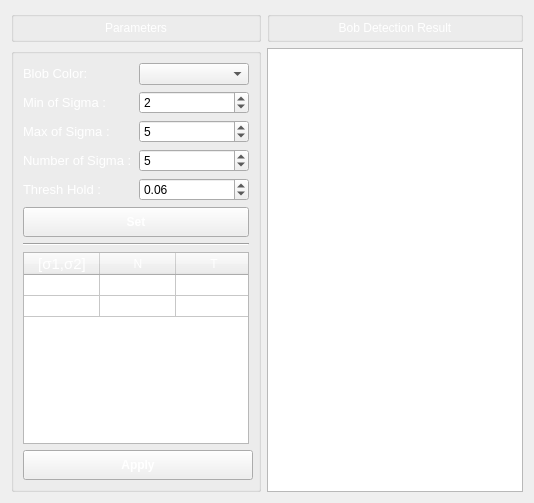
         <widget class="QWidget" name="tabBlobDetection">
          <attribute name="title">
           <string>Blob Detecting</string>
          </attribute>
          <layout class="QGridLayout" name="gridLayout_4">
           <item row="0" column="0">
            <widget class="QGroupBox" name="gboxBrain_5">
             <property name="minimumSize">
              <size>
               <width>250</width>
               <height>0</height>
              </size>
             </property>
             <property name="maximumSize">
              <size>
               <width>250</width>
               <height>16777215</height>
              </size>
             </property>
             <property name="title">
              <string/>
             </property>
             <layout class="QHBoxLayout" name="horizontalLayout_10">
              <property name="topMargin">
               <number>0</number>
              </property>
              <property name="bottomMargin">
               <number>0</number>
              </property>
              <item>
               <widget class="QLabel" name="lblBobleDetectionTitle">
                <property name="text">
                 <string>&lt;html&gt;&lt;head/&gt;&lt;body&gt;&lt;p align=&quot;center&quot;&gt;&lt;span style=&quot; color:#ffffff;&quot;&gt;Parameters&lt;/span&gt;&lt;/p&gt;&lt;/body&gt;&lt;/html&gt;</string>
                </property>
               </widget>
              </item>
             </layout>
            </widget>
           </item>
           <item row="0" column="1">
            <widget class="QGroupBox" name="gboxBrain_6">
             <property name="title">
              <string/>
             </property>
             <layout class="QHBoxLayout" name="horizontalLayout_11">
              <property name="topMargin">
               <number>0</number>
              </property>
              <property name="bottomMargin">
               <number>0</number>
              </property>
              <item>
               <widget class="QLabel" name="lblBlobDetection">
                <property name="text">
                 <string>&lt;html&gt;&lt;head/&gt;&lt;body&gt;&lt;p align=&quot;center&quot;&gt;&lt;span style=&quot; color:#ffffff;&quot;&gt;Bob Detection Result&lt;/span&gt;&lt;/p&gt;&lt;/body&gt;&lt;/html&gt;</string>
                </property>
               </widget>
              </item>
             </layout>
            </widget>
           </item>
           <item row="1" column="0">
            <widget class="QGroupBox" name="groupBox_3">
             <property name="minimumSize">
              <size>
               <width>250</width>
               <height>0</height>
              </size>
             </property>
             <property name="maximumSize">
              <size>
               <width>250</width>
               <height>16777215</height>
              </size>
             </property>
             <property name="title">
              <string/>
             </property>
             <property name="alignment">
              <set>Qt::AlignLeading|Qt::AlignLeft|Qt::AlignTop</set>
             </property>
             <layout class="QGridLayout" name="gridLayout_6">
              <item row="0" column="0">
               <widget class="QLabel" name="label_25">
                <property name="text">
                 <string>&lt;html&gt;&lt;head/&gt;&lt;body&gt;&lt;p&gt;&lt;span style=&quot; font-size:10pt; color:#ffffff;&quot;&gt;Blob Color:&lt;/span&gt;&lt;/p&gt;&lt;/body&gt;&lt;/html&gt;</string>
                </property>
               </widget>
              </item>
              <item row="0" column="1">
               <widget class="QComboBox" name="cmbBlobColor"/>
              </item>
              <item row="1" column="0">
               <widget class="QLabel" name="label_11">
                <property name="text">
                 <string>&lt;html&gt;&lt;head/&gt;&lt;body&gt;&lt;p&gt;&lt;span style=&quot; font-size:10pt; color:#ffffff;&quot;&gt;Min of Sigma :&lt;/span&gt;&lt;/p&gt;&lt;/body&gt;&lt;/html&gt;</string>
                </property>
               </widget>
              </item>
              <item row="1" column="1">
               <widget class="QSpinBox" name="txtMinSigma">
                <property name="value">
                 <number>2</number>
                </property>
               </widget>
              </item>
              <item row="2" column="0">
               <widget class="QLabel" name="label_12">
                <property name="text">
                 <string>&lt;html&gt;&lt;head/&gt;&lt;body&gt;&lt;p&gt;&lt;span style=&quot; font-size:10pt; color:#ffffff;&quot;&gt;Max of Sigma :&lt;/span&gt;&lt;/p&gt;&lt;/body&gt;&lt;/html&gt;</string>
                </property>
               </widget>
              </item>
              <item row="2" column="1">
               <widget class="QSpinBox" name="txtMaxSigma">
                <property name="maximum">
                 <number>99</number>
                </property>
                <property name="value">
                 <number>5</number>
                </property>
               </widget>
              </item>
              <item row="3" column="0">
               <widget class="QLabel" name="label_13">
                <property name="text">
                 <string>&lt;html&gt;&lt;head/&gt;&lt;body&gt;&lt;p&gt;&lt;span style=&quot; font-size:10pt; color:#ffffff;&quot;&gt;Number of Sigma :&lt;/span&gt;&lt;/p&gt;&lt;/body&gt;&lt;/html&gt;</string>
                </property>
               </widget>
              </item>
              <item row="3" column="1">
               <widget class="QSpinBox" name="txtNSigma">
                <property name="value">
                 <number>5</number>
                </property>
               </widget>
              </item>
              <item row="4" column="0">
               <widget class="QLabel" name="label_14">
                <property name="text">
                 <string>&lt;html&gt;&lt;head/&gt;&lt;body&gt;&lt;p&gt;&lt;span style=&quot; font-size:10pt; color:#ffffff;&quot;&gt;Thresh Hold :&lt;/span&gt;&lt;/p&gt;&lt;/body&gt;&lt;/html&gt;</string>
                </property>
               </widget>
              </item>
              <item row="4" column="1">
               <widget class="QDoubleSpinBox" name="txtThreshHold">
                <property name="value">
                 <double>0.060000000000000</double>
                </property>
               </widget>
              </item>
              <item row="5" column="0" colspan="2">
               <widget class="QToolButton" name="btnSetSettings">
                <property name="minimumSize">
                 <size>
                  <width>0</width>
                  <height>30</height>
                 </size>
                </property>
                <property name="maximumSize">
                 <size>
                  <width>240</width>
                  <height>40</height>
                 </size>
                </property>
                <property name="styleSheet">
                 <string notr="true">#btnSetSettings{
color:#fff;
font-size:12px;
font-weight:bold;}</string>
                </property>
                <property name="text">
                 <string>Set</string>
                </property>
                <property name="iconSize">
                 <size>
                  <width>100</width>
                  <height>100</height>
                 </size>
                </property>
               </widget>
              </item>
              <item row="6" column="0" colspan="2">
               <widget class="Line" name="line_2">
                <property name="orientation">
                 <enum>Qt::Horizontal</enum>
                </property>
               </widget>
              </item>
              <item row="7" column="0" colspan="2">
               <widget class="QTableWidget" name="tblParameters">
                <property name="styleSheet">
                 <string notr="true">#tblParameters::section { background-color:red }</string>
                </property>
                <property name="horizontalScrollBarPolicy">
                 <enum>Qt::ScrollBarAlwaysOff</enum>
                </property>
                <property name="autoScrollMargin">
                 <number>1</number>
                </property>
                <property name="editTriggers">
                 <set>QAbstractItemView::NoEditTriggers</set>
                </property>
                <property name="selectionBehavior">
                 <enum>QAbstractItemView::SelectRows</enum>
                </property>
                <attribute name="horizontalHeaderMinimumSectionSize">
                 <number>50</number>
                </attribute>
                <attribute name="horizontalHeaderDefaultSectionSize">
                 <number>76</number>
                </attribute>
                <attribute name="verticalHeaderVisible">
                 <bool>false</bool>
                </attribute>
                <attribute name="verticalHeaderDefaultSectionSize">
                 <number>21</number>
                </attribute>
                <row>
                 <property name="text">
                  <string/>
                 </property>
                </row>
                <row>
                 <property name="text">
                  <string/>
                 </property>
                </row>
                <column>
                 <property name="text">
                  <string>[σ1,σ2]</string>
                 </property>
                 <property name="font">
                  <font>
                   <pointsize>11</pointsize>
                  </font>
                 </property>
                 <property name="foreground">
                  <brush brushstyle="SolidPattern">
                   <color alpha="255">
                    <red>255</red>
                    <green>255</green>
                    <blue>255</blue>
                   </color>
                  </brush>
                 </property>
                </column>
                <column>
                 <property name="text">
                  <string>N</string>
                 </property>
                 <property name="foreground">
                  <brush brushstyle="SolidPattern">
                   <color alpha="255">
                    <red>255</red>
                    <green>255</green>
                    <blue>255</blue>
                   </color>
                  </brush>
                 </property>
                </column>
                <column>
                 <property name="text">
                  <string>T</string>
                 </property>
                 <property name="foreground">
                  <brush brushstyle="SolidPattern">
                   <color alpha="255">
                    <red>255</red>
                    <green>255</green>
                    <blue>255</blue>
                   </color>
                  </brush>
                 </property>
                </column>
               </widget>
              </item>
              <item row="8" column="0" colspan="2">
               <widget class="QToolButton" name="btnApply">
                <property name="minimumSize">
                 <size>
                  <width>230</width>
                  <height>30</height>
                 </size>
                </property>
                <property name="maximumSize">
                 <size>
                  <width>230</width>
                  <height>16777215</height>
                 </size>
                </property>
                <property name="styleSheet">
                 <string notr="true">#btnApply{
color:#fff;
font-size:12px;
font-weight:bold;}</string>
                </property>
                <property name="text">
                 <string>Apply</string>
                </property>
                <property name="iconSize">
                 <size>
                  <width>100</width>
                  <height>100</height>
                 </size>
                </property>
               </widget>
              </item>
             </layout>
             <zorder>txtMaxSigma</zorder>
             <zorder>label_14</zorder>
             <zorder>txtMinSigma</zorder>
             <zorder>label_11</zorder>
             <zorder>label_12</zorder>
             <zorder>label_13</zorder>
             <zorder>txtNSigma</zorder>
             <zorder>txtThreshHold</zorder>
             <zorder>line_2</zorder>
             <zorder>label_25</zorder>
             <zorder>cmbBlobColor</zorder>
             <zorder>btnSetSettings</zorder>
             <zorder>btnApply</zorder>
             <zorder>tblParameters</zorder>
            </widget>
           </item>
           <item row="1" column="1">
            <widget class="PhotoViewer" name="viewBlobDetection"/>
           </item>
          </layout>
          <zorder>groupBox_3</zorder>
          <zorder>gboxBrain_5</zorder>
          <zorder>viewBlobDetection</zorder>
          <zorder>gboxBrain_6</zorder>
         </widget>
